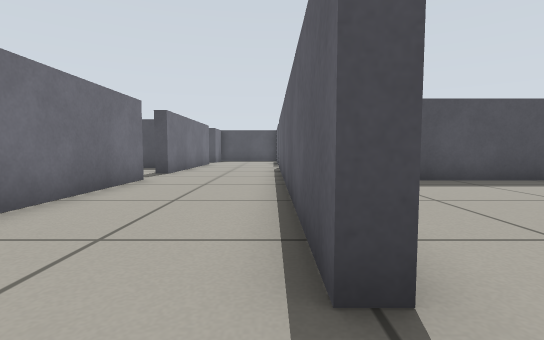
[1] (above)

20 first-person views from a walk through a world built for the Gazebo simulator. The camera is 0.39 m above the floor, tilts 4° down and sees 85° across. The floor is counted in squares, 0.5 m on a side. Each view is taken from the middle of a square. On the plan, view 1 faces up. The plan holds only what a view shows up to about 10 squares ahead; the rest is blank.

[2]
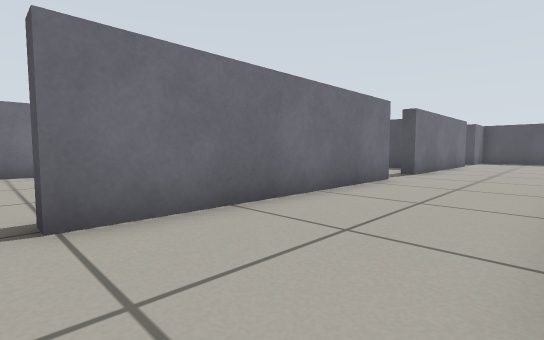

[3]
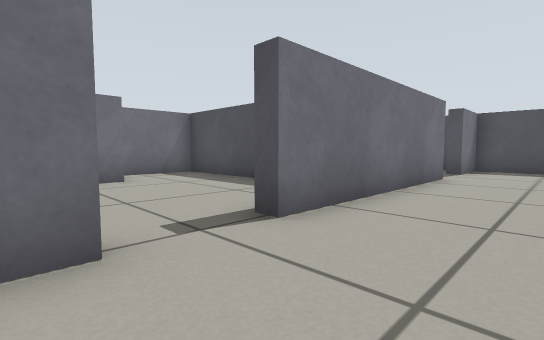

[4]
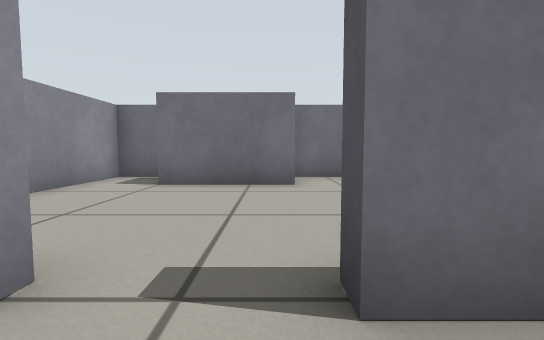

[5]
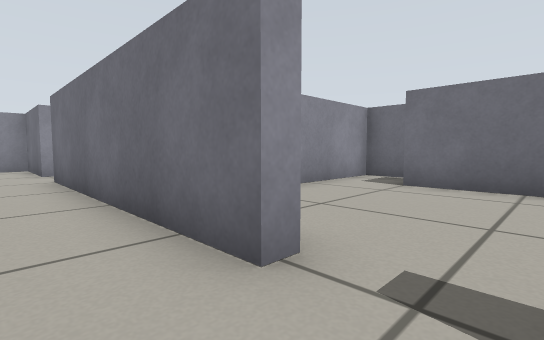

[6]
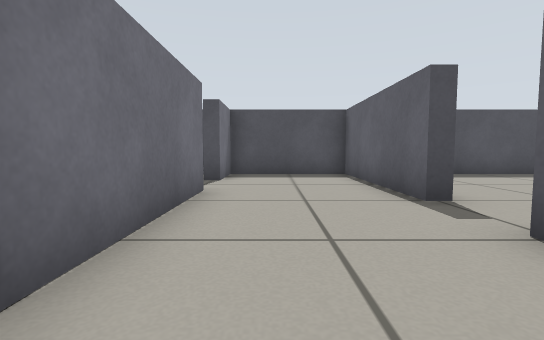

[7]
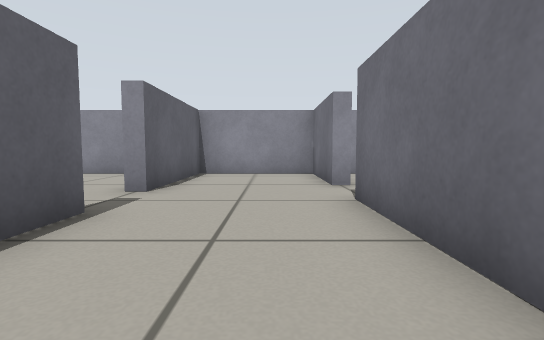

[8]
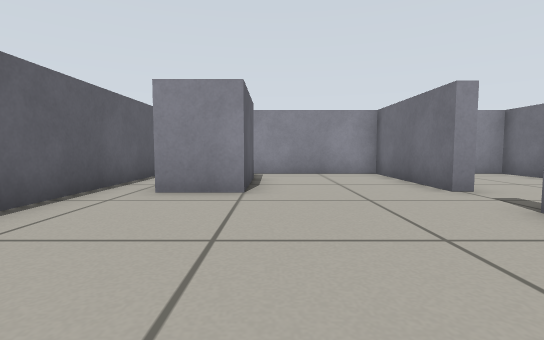

[9]
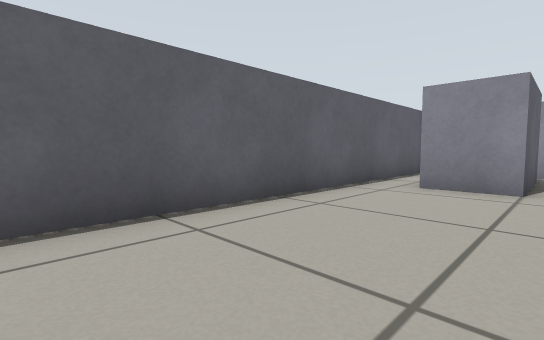

[10]
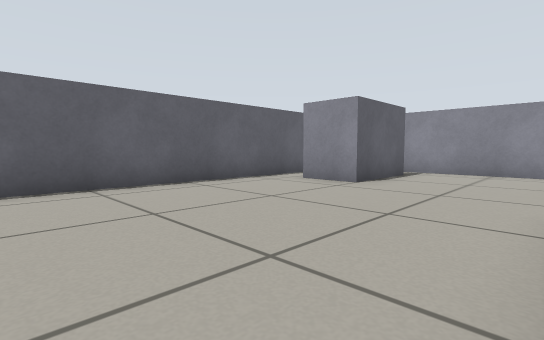

[11]
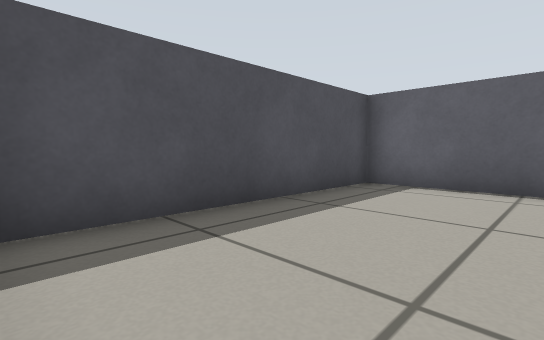

[12]
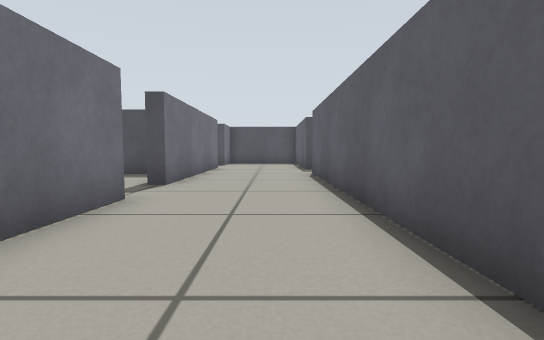

[13]
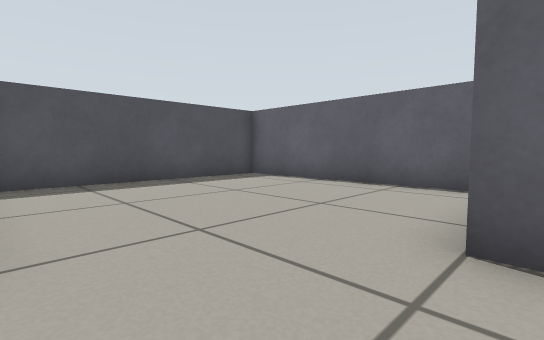

[14]
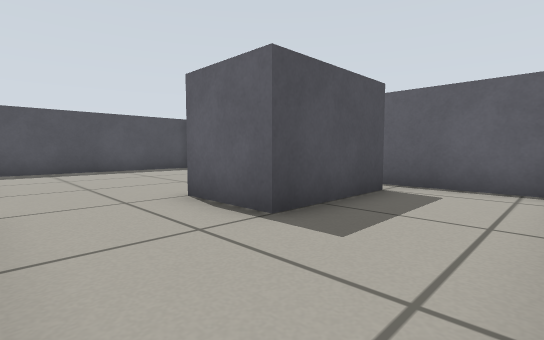

[15]
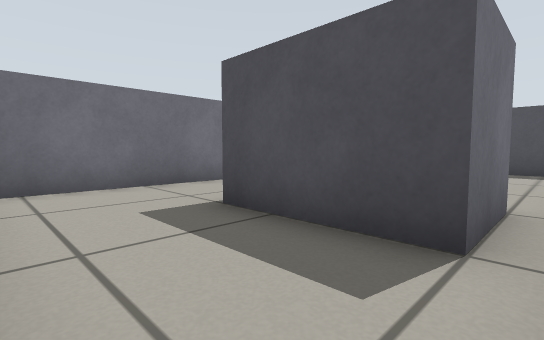

[16]
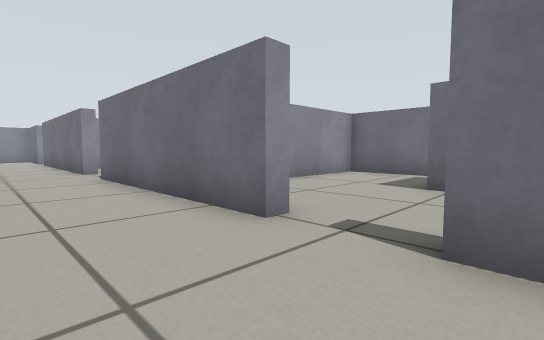

[17]
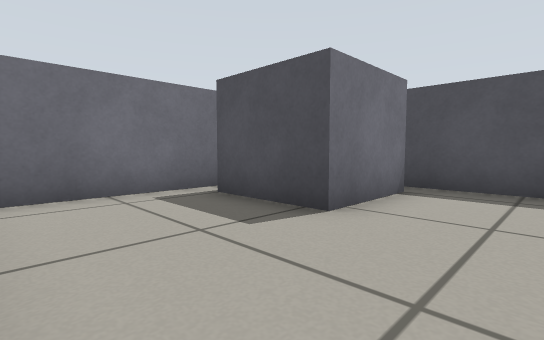

[18]
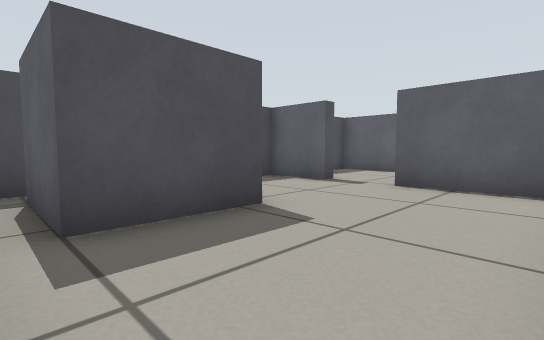

[19]
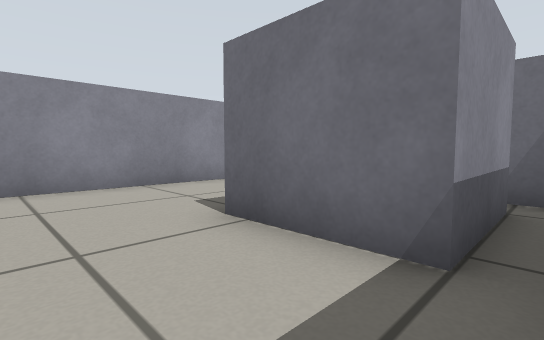

[20]
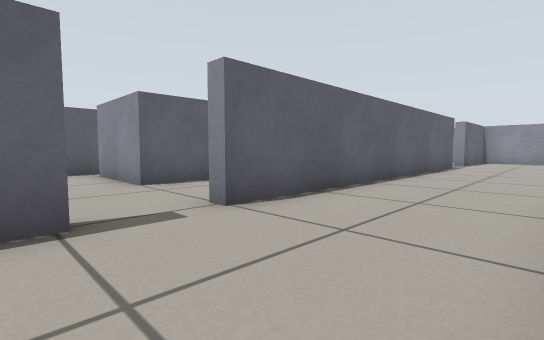

### Floor plan
Ten units are one square. View 1 is at (0, 0); x grows to the right and y downward. Boxes are objects, and circles mark ways between rooms. Rooms are numbered by the first view taken in them; rooms with no view inside come last. Other rooms are left out.
<svg viewBox="-108 -198 187 247">
<path fill="none" stroke="#000" d="M-38 -76 -33 -76 -33 -4M8 -14 3 -14 3 -126M8 -144 3 -144 3 -193 -33 -193 -33 -174M-38 14 -33 14 -33 44 3 44 3 3M-37 -156 -33 -156 -33 -94M3 3 7 3 7 44 49 44M45 31 45 3 61 3M74 42 74 -73 10 -73M35 -126 65 -126 65 -105 35 -105 35 -126M3 -126 7 -126 7 -82M74 -82 74 -193 12 -193M-71 -175 -71 -161 -95 -161 -95 -185M-103 -168 -103 -130M-37 -132 -37 -156M-99 -126 -52 -126M-33 -174 -37 -174M-95 -185 -71 -185 -71 -175M-103 -189 -103 -184M-37 -174 -37 -193 -75 -193"/>
<circle cx="0" cy="-5" r="3" fill="#2a7"/>
<circle cx="0" cy="-135" r="3" fill="#2a7"/>
<circle cx="-40" cy="-165" r="3" fill="#2a7"/>
<circle cx="-100" cy="-190" r="3" fill="#2a7"/>
<circle cx="-55" cy="-180" r="3" fill="#2a7"/>
<text x="-20" y="-70">1</text>
<text x="40" y="-10">2</text>
<text x="40" y="-140">3</text>
<text x="-70" y="-150">4</text>
<text x="-70" y="-190">5</text>
</svg>
Room 1 opens to room 2. Room 1 opens to room 3. Room 1 opens to room 4. Room 4 opens to room 5.

Where each view was taken, in squares from view 1:
view 1: 0 up, 0 right, facing up
view 2: 0 up, 0 right, facing up-left
view 3: 7 up, 1 left, facing up-left
view 4: 9 up, 2 left, facing left
view 5: 9 up, 2 left, facing down-left
view 6: 10 up, 2 left, facing up
view 7: 5 up, 2 left, facing down
view 8: 5 up, 4 right, facing down
view 9: 6 up, 4 right, facing down-right
view 10: 6 up, 1 right, facing down-right
view 11: 4 up, 1 right, facing up-right
view 12: 3 up, 1 left, facing up
view 13: 12 up, 1 right, facing up-right
view 14: 8 up, 1 right, facing up-right
view 15: 8 up, 7 right, facing up-left
view 16: 18 up, 1 left, facing down-left
view 17: 13 up, 5 left, facing up-left
view 18: 13 up, 10 left, facing up-right
view 19: 19 up, 5 left, facing down-left
view 20: 15 up, 3 left, facing down-right
